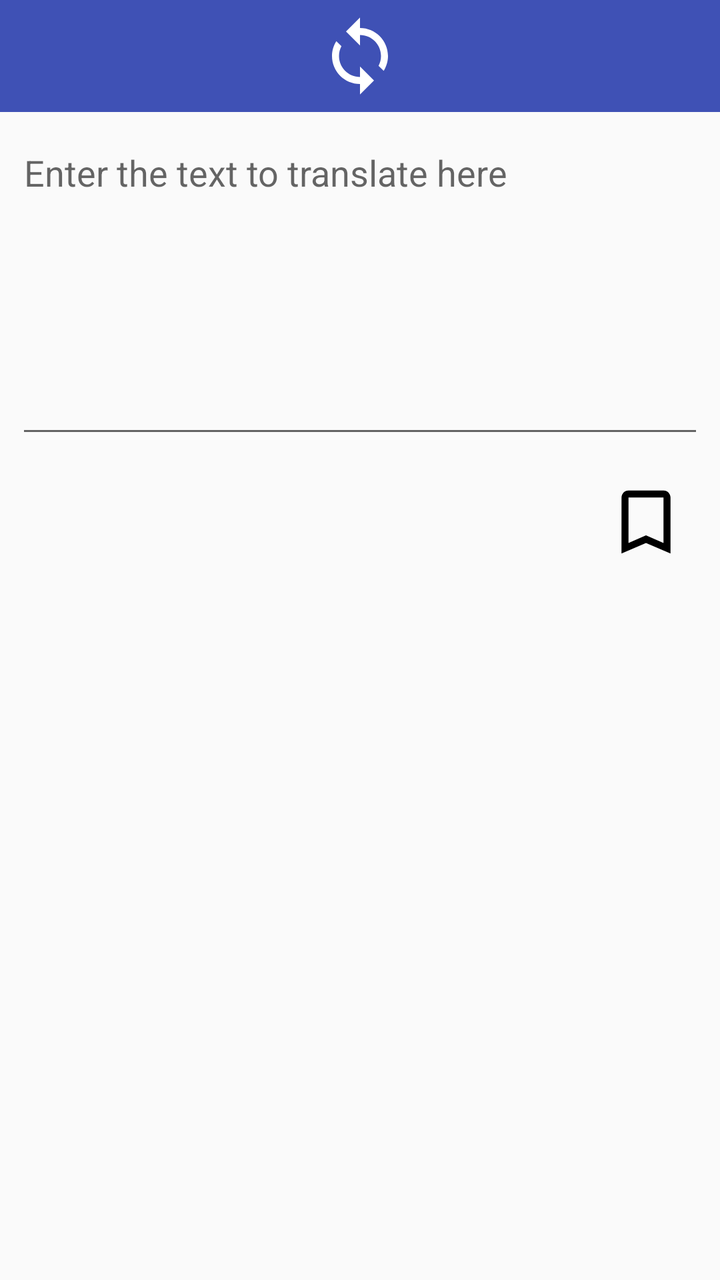
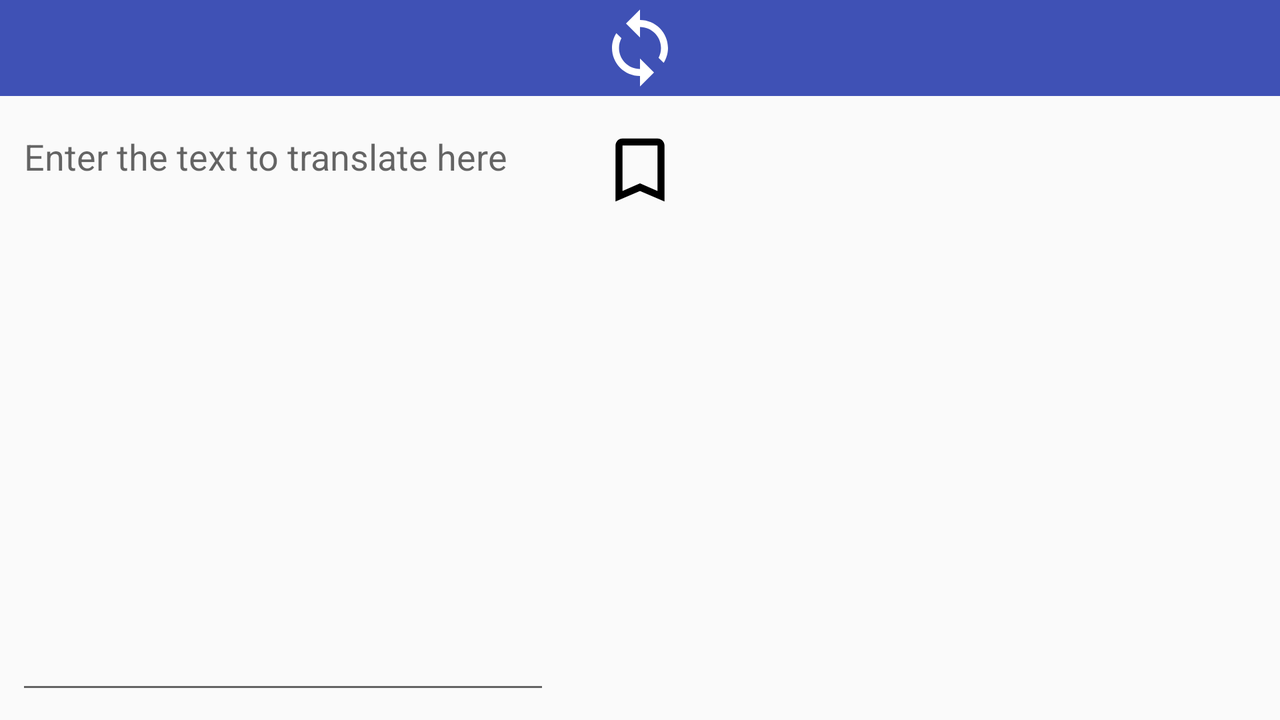

Compare how this app lays out the same screen by default and in its alternative resource folder. The renders come first, then the two layout files and the values they reference.
<!-- AndroidManifest.xml: application theme AppTheme -->
<!-- res/layout/fragment_translate.xml -->
<?xml version="1.0" encoding="utf-8"?>
<android.support.constraint.ConstraintLayout xmlns:android="http://schemas.android.com/apk/res/android"
                                             xmlns:app="http://schemas.android.com/apk/res-auto"
                                             android:layout_width="match_parent"
                                             android:layout_height="match_parent"
                                             android:orientation="vertical">

  <RelativeLayout
    android:id="@+id/toolbar_translate"
    android:layout_width="0dp"
    android:layout_height="56dp"
    android:background="@color/colorPrimary"
    app:layout_constraintLeft_toLeftOf="parent"
    app:layout_constraintRight_toRightOf="parent"
    app:layout_constraintTop_toTopOf="parent">


    <ImageButton
      android:id="@+id/swap_languages_button"
      style="@style/AppBarTitle"
      android:layout_width="wrap_content"
      android:layout_height="wrap_content"
      android:layout_centerInParent="true"
      android:background="@android:color/transparent"
      android:src="@drawable/ic_change_languages"/>

    <TextView
      android:id="@+id/from_language_text_view"
      style="@style/AppBarTitle"
      android:layout_width="wrap_content"
      android:layout_height="wrap_content"
      android:layout_marginRight="8dp"
      android:layout_toLeftOf="@id/swap_languages_button"
      />


    <TextView
      android:id="@+id/to_language_text_view"
      style="@style/AppBarTitle"
      android:layout_width="wrap_content"
      android:layout_height="wrap_content"
      android:layout_marginLeft="8dp"
      android:layout_toRightOf="@id/swap_languages_button"
      />

  </RelativeLayout>

  <EditText
    android:id="@+id/field_for_translate"
    android:layout_width="0dp"
    android:layout_height="160dp"
    android:layout_margin="8dp"
    android:gravity="top"
    android:hint="@string/hint_for_translater_field"
    android:inputType="textMultiLine"
    android:scrollbars="vertical"
    app:layout_constraintLeft_toLeftOf="parent"
    app:layout_constraintRight_toRightOf="parent"
    app:layout_constraintTop_toBottomOf="@id/toolbar_translate"
    />

  <ImageButton
    android:id="@+id/button_bookmark"
    android:layout_width="wrap_content"
    android:layout_height="wrap_content"
    android:layout_alignParentRight="true"
    android:layout_margin="8dp"
    android:background="@android:color/transparent"
    android:padding="8dp"
    android:src="@drawable/ic_bookmark"
    app:layout_constraintRight_toRightOf="parent"
    app:layout_constraintTop_toBottomOf="@id/field_for_translate"
    />

    <FrameLayout
      android:visibility="gone"
      android:id="@+id/translation_container"
      android:layout_width="0dp"
      android:layout_height="0dp"
      android:layout_marginLeft="8dp"
      android:layout_marginRight="8dp"
      android:textSize="20sp"
      app:layout_constraintBottom_toBottomOf="parent"
      app:layout_constraintLeft_toLeftOf="parent"
      app:layout_constraintRight_toLeftOf="@id/button_bookmark"
      app:layout_constraintTop_toBottomOf="@id/field_for_translate"/>

    <ScrollView
      android:visibility="visible"
      android:layout_marginLeft="8dp"
      android:layout_marginRight="8dp"
      android:id="@+id/translate_fragment_scroll_view"
      android:layout_width="0dp"
      android:layout_height="0dp"
      android:fillViewport="true"
      android:scrollbars="vertical"
      app:layout_constraintBottom_toBottomOf="parent"
      app:layout_constraintLeft_toLeftOf="parent"
      app:layout_constraintRight_toLeftOf="@id/button_bookmark"
      app:layout_constraintTop_toBottomOf="@id/field_for_translate"
      >

      <TextView
        android:id="@+id/translated_text_view"
        android:layout_width="match_parent"
        android:layout_height="wrap_content"
        android:padding="8dp"
        android:textColor="@android:color/black"
        android:textSize="18sp"
        />

    </ScrollView>

</android.support.constraint.ConstraintLayout>
<!-- resources referenced by this layout -->
<resources>
  <color name="colorPrimary">#3F51B5</color>
  <!-- drawable ic_bookmark (drawable) -->
  <vector android:autoMirrored="true" android:height="42dp"
      android:viewportHeight="24.0" android:viewportWidth="24.0"
      android:width="42dp" xmlns:android="http://schemas.android.com/apk/res/android">
      <path android:fillColor="#FF000000" android:pathData="M17,3L7,3c-1.1,0 -1.99,0.9 -1.99,2L5,21l7,-3 7,3L19,5c0,-1.1 -0.9,-2 -2,-2zM17,18l-5,-2.18L7,18L7,5h10v13z"/>
  </vector>
  <!-- drawable ic_change_languages (drawable) -->
  <vector android:height="42dp" android:viewportHeight="24.0"
      android:viewportWidth="24.0" android:width="42dp" xmlns:android="http://schemas.android.com/apk/res/android">
      <path android:fillColor="@android:color/white" android:pathData="M12,4L12,1L8,5l4,4L12,6c3.31,0 6,2.69 6,6 0,1.01 -0.25,1.97 -0.7,2.8l1.46,1.46C19.54,15.03 20,13.57 20,12c0,-4.42 -3.58,-8 -8,-8zM12,18c-3.31,0 -6,-2.69 -6,-6 0,-1.01 0.25,-1.97 0.7,-2.8L5.24,7.74C4.46,8.97 4,10.43 4,12c0,4.42 3.58,8 8,8v3l4,-4 -4,-4v3z"/>
  </vector>
  <string name="hint_for_translater_field">Enter the text to translate here</string>
  <style name="AppBarTitle">
      <item name="android:textSize">18sp</item>
      <item name="android:layout_gravity">center_vertical</item>
      <item name="android:gravity">center_vertical</item>
      <item name="android:textColor">@color/colorWhite</item>
      <item name="android:layout_centerVertical">true</item>
    </style>
  <style name="AppTheme" parent="Theme.AppCompat.Light.NoActionBar">
      
      <item name="colorPrimary">@color/colorPrimary</item>
      <item name="colorPrimaryDark">@color/colorPrimaryDark</item>
      <item name="colorAccent">@color/colorAccent</item>
      <item name="preferenceTheme">@style/PreferenceThemeOverlay.v14.Material</item>
    </style>
  <color name="colorWhite">#ffffff</color>
  <color name="colorPrimaryDark">#303F9F</color>
  <color name="colorAccent">#448aff</color>
</resources>
<!-- res/layout-land/fragment_translate.xml (the author's variant of the layout above) -->
<!-- drawn on the phone turned sideways -->
<?xml version="1.0" encoding="utf-8"?>
<android.support.constraint.ConstraintLayout xmlns:android="http://schemas.android.com/apk/res/android"
                                             xmlns:app="http://schemas.android.com/apk/res-auto"
                                             android:layout_width="match_parent"
                                             android:layout_height="match_parent"
                                             android:orientation="vertical">

  <RelativeLayout
    android:id="@+id/toolbar_translate"
    android:layout_width="0dp"
    android:layout_height="48dp"
    android:background="@color/colorPrimary"
    app:layout_constraintLeft_toLeftOf="parent"
    app:layout_constraintRight_toRightOf="parent"
    app:layout_constraintTop_toTopOf="parent">

    <ImageButton
      android:id="@+id/swap_languages_button"
      style="@style/AppBarTitle"
      android:layout_width="wrap_content"
      android:layout_height="wrap_content"
      android:layout_centerInParent="true"
      android:background="@android:color/transparent"
      android:src="@drawable/ic_change_languages"/>

    <TextView
      android:id="@+id/from_language_text_view"
      style="@style/AppBarTitle"
      android:layout_width="wrap_content"
      android:layout_height="wrap_content"
      android:layout_marginRight="8dp"
      android:layout_toLeftOf="@id/swap_languages_button"
      />


    <TextView
      android:id="@+id/to_language_text_view"
      style="@style/AppBarTitle"
      android:layout_width="wrap_content"
      android:layout_height="wrap_content"
      android:layout_marginLeft="8dp"
      android:layout_toRightOf="@id/swap_languages_button"
      />

  </RelativeLayout>

  <LinearLayout
    android:orientation="horizontal"
    android:layout_width="0dp"
    android:layout_height="0dp"
    app:layout_constraintBottom_toBottomOf="parent"
    app:layout_constraintLeft_toLeftOf="parent"
    app:layout_constraintRight_toRightOf="parent"
    app:layout_constraintTop_toBottomOf="@id/toolbar_translate">

    <EditText
      android:layout_weight="1"
      android:id="@+id/field_for_translate"
      android:layout_width="match_parent"
      android:layout_height="match_parent"
      android:layout_margin="8dp"
      android:gravity="top"
      android:hint="@string/hint_for_translater_field"
      android:inputType="textMultiLine"
      android:scrollbars="vertical"
      />

    <ImageButton
      android:id="@+id/button_bookmark"
      android:layout_width="wrap_content"
      android:layout_height="wrap_content"
      android:layout_margin="8dp"
      android:background="@android:color/transparent"
      android:padding="8dp"
      android:src="@drawable/ic_bookmark"
      />

    <FrameLayout
      android:layout_weight="1"
      android:id="@+id/translation_container"
      android:layout_width="match_parent"
      android:layout_height="match_parent"
      android:layout_marginLeft="8dp"
      android:layout_marginRight="8dp"
      android:textSize="20sp"
      android:visibility="gone"
      app:layout_constraintBottom_toBottomOf="parent"
      app:layout_constraintHorizontal_weight="1"
      app:layout_constraintLeft_toRightOf="@id/field_for_translate"
      app:layout_constraintRight_toLeftOf="@id/button_bookmark"
      app:layout_constraintStart_toEndOf="@id/field_for_translate"
      app:layout_constraintTop_toBottomOf="@id/toolbar_translate"/>

    <ScrollView
      android:layout_weight="1"
      android:id="@+id/translate_fragment_scroll_view"
      android:layout_width="match_parent"
      android:layout_height="match_parent"
      android:layout_marginLeft="8dp"
      android:layout_marginRight="8dp"
      android:fillViewport="true"
      android:scrollbars="vertical"
      android:visibility="visible"
      app:layout_constraintBottom_toBottomOf="parent"
      app:layout_constraintHorizontal_weight="1"
      app:layout_constraintLeft_toRightOf="@id/field_for_translate"
      app:layout_constraintRight_toLeftOf="@id/button_bookmark"
      app:layout_constraintStart_toEndOf="@id/field_for_translate"
      app:layout_constraintTop_toBottomOf="@id/toolbar_translate"
      >

      <TextView
        android:id="@+id/translated_text_view"
        android:layout_width="match_parent"
        android:layout_height="wrap_content"
        android:padding="8dp"
        android:textColor="@android:color/black"
        android:textSize="18sp"
        />

    </ScrollView>

  </LinearLayout>



</android.support.constraint.ConstraintLayout>
